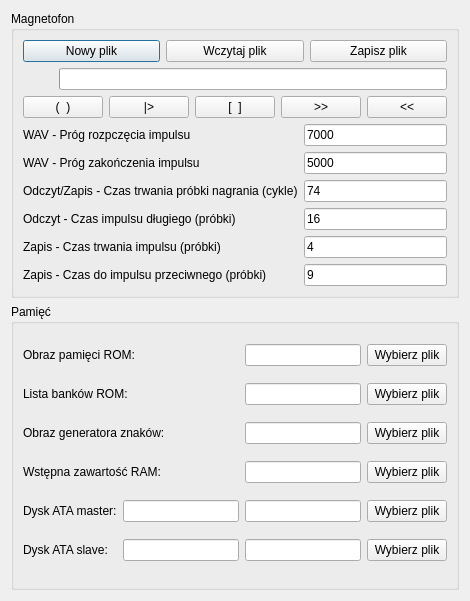
<?xml version="1.0" encoding="UTF-8"?>
<ui version="4.0">
 <class>TapePlayer</class>
 <widget class="QDialog" name="TapePlayer">
  <property name="geometry">
   <rect>
    <x>0</x>
    <y>0</y>
    <width>468</width>
    <height>601</height>
   </rect>
  </property>
  <property name="windowTitle">
   <string>Magnetofon i pamięć</string>
  </property>
  <layout class="QGridLayout" name="gridLayout_2">
   <item row="1" column="0">
    <widget class="QGroupBox" name="PanelTapePlayer">
     <property name="title">
      <string>Magnetofon</string>
     </property>
     <layout class="QVBoxLayout" name="verticalLayout">
      <item>
       <layout class="QHBoxLayout" name="horizontalLayout_2">
        <item>
         <widget class="QPushButton" name="FileNew">
          <property name="text">
           <string>Nowy plik</string>
          </property>
         </widget>
        </item>
        <item>
         <widget class="QPushButton" name="FileLoad">
          <property name="text">
           <string>Wczytaj plik</string>
          </property>
         </widget>
        </item>
        <item>
         <widget class="QPushButton" name="FileSave">
          <property name="text">
           <string>Zapisz plik</string>
          </property>
         </widget>
        </item>
       </layout>
      </item>
      <item>
       <layout class="QHBoxLayout" name="horizontalLayout_3">
        <item>
         <widget class="QLabel" name="TapePlayerState">
          <property name="minimumSize">
           <size>
            <width>30</width>
            <height>0</height>
           </size>
          </property>
          <property name="text">
           <string/>
          </property>
         </widget>
        </item>
        <item>
         <widget class="QProgressBar" name="TapePosition">
          <property name="maximum">
           <number>199</number>
          </property>
          <property name="value">
           <number>0</number>
          </property>
          <property name="textVisible">
           <bool>false</bool>
          </property>
         </widget>
        </item>
       </layout>
      </item>
      <item>
       <layout class="QHBoxLayout" name="horizontalLayout">
        <item>
         <widget class="QPushButton" name="PlayerRecord">
          <property name="text">
           <string>(  )</string>
          </property>
         </widget>
        </item>
        <item>
         <widget class="QPushButton" name="PlayerStart">
          <property name="text">
           <string>|&gt;</string>
          </property>
         </widget>
        </item>
        <item>
         <widget class="QPushButton" name="PlayerStop">
          <property name="text">
           <string>[  ]</string>
          </property>
         </widget>
        </item>
        <item>
         <widget class="QPushButton" name="PlayerForward">
          <property name="text">
           <string>&gt;&gt;</string>
          </property>
         </widget>
        </item>
        <item>
         <widget class="QPushButton" name="PlayerRewind">
          <property name="text">
           <string>&lt;&lt;</string>
          </property>
         </widget>
        </item>
       </layout>
      </item>
      <item>
       <layout class="QGridLayout" name="gridLayout">
        <item row="3" column="1">
         <widget class="QLineEdit" name="SetSampleT">
          <property name="text">
           <string>74</string>
          </property>
         </widget>
        </item>
        <item row="1" column="0">
         <widget class="QLabel" name="SetThresholdL">
          <property name="text">
           <string>WAV - Próg rozpczęcia impulsu</string>
          </property>
         </widget>
        </item>
        <item row="4" column="0">
         <widget class="QLabel" name="SetPulseTimeL">
          <property name="text">
           <string>Odczyt - Czas impulsu długiego (próbki)</string>
          </property>
         </widget>
        </item>
        <item row="3" column="0">
         <widget class="QLabel" name="SetSampleL">
          <property name="text">
           <string>Odczyt/Zapis - Czas trwania próbki nagrania (cykle)</string>
          </property>
         </widget>
        </item>
        <item row="2" column="0">
         <widget class="QLabel" name="SetThreshold0L">
          <property name="text">
           <string>WAV - Próg zakończenia impulsu</string>
          </property>
         </widget>
        </item>
        <item row="1" column="1">
         <widget class="QLineEdit" name="SetThresholdT">
          <property name="text">
           <string>7000</string>
          </property>
         </widget>
        </item>
        <item row="2" column="1">
         <widget class="QLineEdit" name="SetThreshold0T">
          <property name="text">
           <string>5000</string>
          </property>
         </widget>
        </item>
        <item row="4" column="1">
         <widget class="QLineEdit" name="SetPulseTimeT">
          <property name="text">
           <string>16</string>
          </property>
         </widget>
        </item>
        <item row="5" column="0">
         <widget class="QLabel" name="SetSavePulseLengthL">
          <property name="text">
           <string>Zapis - Czas trwania impulsu (próbki)</string>
          </property>
         </widget>
        </item>
        <item row="6" column="0">
         <widget class="QLabel" name="SetSaveInvertTimeL">
          <property name="text">
           <string>Zapis - Czas do impulsu przeciwnego (próbki)</string>
          </property>
         </widget>
        </item>
        <item row="5" column="1">
         <widget class="QLineEdit" name="SetSavePulseLengthT">
          <property name="text">
           <string>4</string>
          </property>
         </widget>
        </item>
        <item row="6" column="1">
         <widget class="QLineEdit" name="SetSaveInvertTimeT">
          <property name="text">
           <string>9</string>
          </property>
         </widget>
        </item>
       </layout>
      </item>
     </layout>
    </widget>
   </item>
   <item row="2" column="0">
    <widget class="QGroupBox" name="PanelMemory">
     <property name="title">
      <string>Pamięć</string>
     </property>
     <layout class="QGridLayout" name="gridLayout_3">
      <item row="4" column="3">
       <widget class="QPushButton" name="Disk0B">
        <property name="text">
         <string>Wybierz plik</string>
        </property>
       </widget>
      </item>
      <item row="2" column="3">
       <widget class="QPushButton" name="MemChrB">
        <property name="text">
         <string>Wybierz plik</string>
        </property>
       </widget>
      </item>
      <item row="5" column="2">
       <widget class="QLineEdit" name="Disk1T"/>
      </item>
      <item row="5" column="3">
       <widget class="QPushButton" name="Disk1B">
        <property name="text">
         <string>Wybierz plik</string>
        </property>
       </widget>
      </item>
      <item row="4" column="2">
       <widget class="QLineEdit" name="Disk0T"/>
      </item>
      <item row="3" column="3">
       <widget class="QPushButton" name="MemRamB">
        <property name="text">
         <string>Wybierz plik</string>
        </property>
       </widget>
      </item>
      <item row="0" column="3">
       <widget class="QPushButton" name="MemRomB">
        <property name="text">
         <string>Wybierz plik</string>
        </property>
       </widget>
      </item>
      <item row="1" column="2">
       <widget class="QLineEdit" name="MemLstT">
        <property name="text">
         <string/>
        </property>
       </widget>
      </item>
      <item row="0" column="2">
       <widget class="QLineEdit" name="MemRomT">
        <property name="text">
         <string/>
        </property>
       </widget>
      </item>
      <item row="3" column="2">
       <widget class="QLineEdit" name="MemRamT">
        <property name="text">
         <string/>
        </property>
       </widget>
      </item>
      <item row="5" column="0">
       <widget class="QLabel" name="Disk1L">
        <property name="text">
         <string>Dysk ATA slave:</string>
        </property>
       </widget>
      </item>
      <item row="1" column="3">
       <widget class="QPushButton" name="MemLstB">
        <property name="text">
         <string>Wybierz plik</string>
        </property>
       </widget>
      </item>
      <item row="4" column="0">
       <widget class="QLabel" name="Disk0L">
        <property name="text">
         <string>Dysk ATA master:</string>
        </property>
       </widget>
      </item>
      <item row="2" column="2">
       <widget class="QLineEdit" name="MemChrT">
        <property name="text">
         <string/>
        </property>
       </widget>
      </item>
      <item row="4" column="1">
       <widget class="QLineEdit" name="Disk0SectorT"/>
      </item>
      <item row="3" column="0" colspan="2">
       <widget class="QLabel" name="MemRamL">
        <property name="text">
         <string>Wstępna zawartość RAM:</string>
        </property>
       </widget>
      </item>
      <item row="2" column="0" colspan="2">
       <widget class="QLabel" name="MemChrL">
        <property name="text">
         <string>Obraz generatora znaków:</string>
        </property>
       </widget>
      </item>
      <item row="1" column="0" colspan="2">
       <widget class="QLabel" name="MemLstL">
        <property name="text">
         <string>Lista banków ROM:</string>
        </property>
       </widget>
      </item>
      <item row="0" column="0" colspan="2">
       <widget class="QLabel" name="MemRomL">
        <property name="text">
         <string>Obraz pamięci ROM:</string>
        </property>
       </widget>
      </item>
      <item row="5" column="1">
       <widget class="QLineEdit" name="Disk1SectorT"/>
      </item>
     </layout>
    </widget>
   </item>
  </layout>
 </widget>
 <tabstops>
  <tabstop>FileNew</tabstop>
  <tabstop>FileLoad</tabstop>
  <tabstop>FileSave</tabstop>
  <tabstop>PlayerRecord</tabstop>
  <tabstop>PlayerStart</tabstop>
  <tabstop>PlayerStop</tabstop>
  <tabstop>PlayerForward</tabstop>
  <tabstop>PlayerRewind</tabstop>
  <tabstop>SetThresholdT</tabstop>
  <tabstop>SetThreshold0T</tabstop>
  <tabstop>SetSampleT</tabstop>
  <tabstop>SetPulseTimeT</tabstop>
  <tabstop>SetSavePulseLengthT</tabstop>
  <tabstop>SetSaveInvertTimeT</tabstop>
  <tabstop>MemRomT</tabstop>
  <tabstop>MemRomB</tabstop>
  <tabstop>MemLstT</tabstop>
  <tabstop>MemLstB</tabstop>
  <tabstop>MemChrT</tabstop>
  <tabstop>MemChrB</tabstop>
  <tabstop>MemRamT</tabstop>
  <tabstop>MemRamB</tabstop>
 </tabstops>
 <resources/>
 <connections/>
</ui>
